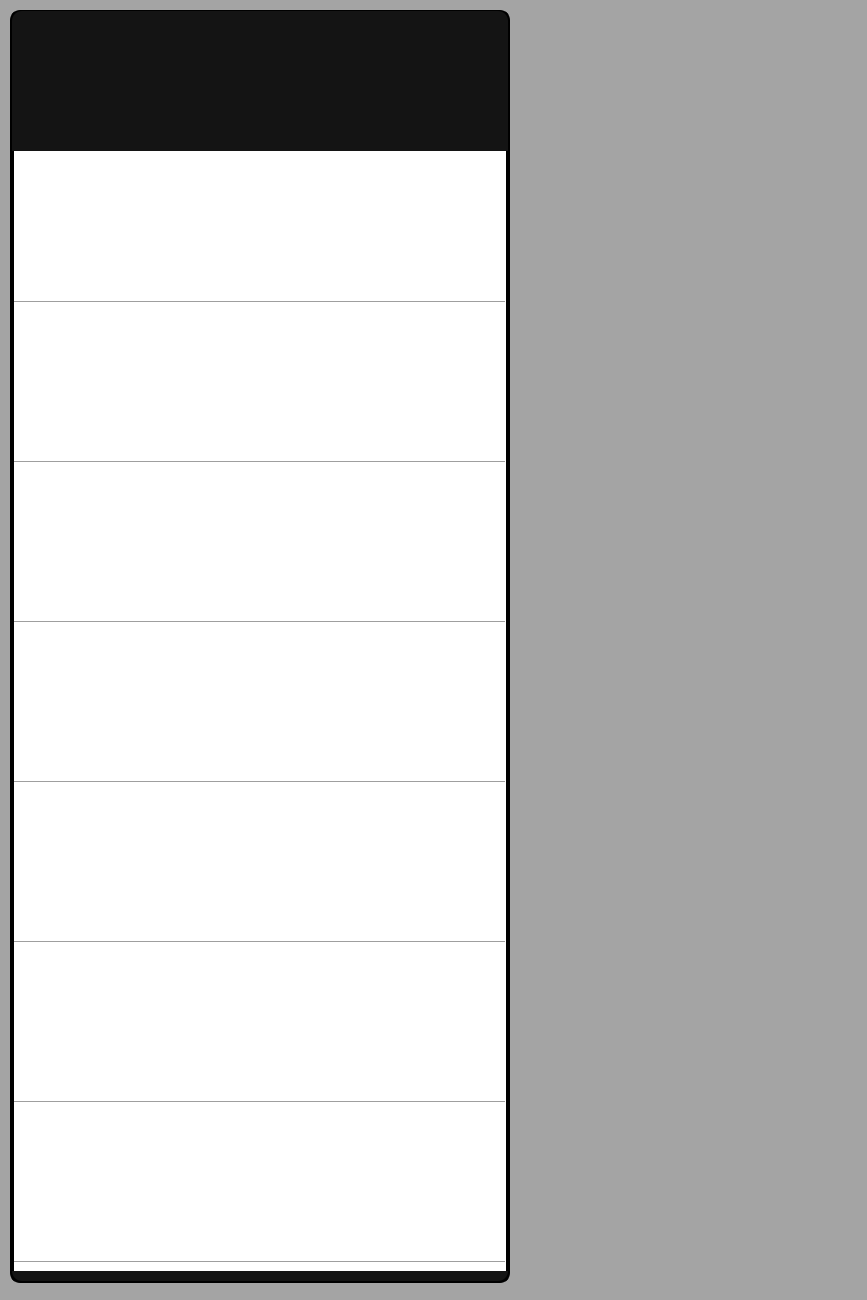
<?xml version="1.0" encoding="UTF-8"?>
<ui version="4.0">
 <class>DialogSelector</class>
 <widget class="QWidget" name="DialogSelector">
  <property name="geometry">
   <rect>
    <x>0</x>
    <y>0</y>
    <width>867</width>
    <height>1300</height>
   </rect>
  </property>
  <property name="windowTitle">
   <string>Form</string>
  </property>
  <layout class="QGridLayout" name="gridLayout">
   <property name="leftMargin">
    <number>0</number>
   </property>
   <property name="topMargin">
    <number>0</number>
   </property>
   <property name="rightMargin">
    <number>0</number>
   </property>
   <property name="bottomMargin">
    <number>0</number>
   </property>
   <property name="spacing">
    <number>0</number>
   </property>
   <item row="0" column="0">
    <widget class="QWidget" name="wBg" native="true">
     <property name="styleSheet">
      <string notr="true">QWidget#wBg{background-color: rgb(0, 0, 0, 80);}
</string>
     </property>
     <widget class="ItemButton" name="wMask" native="true">
      <property name="geometry">
       <rect>
        <x>0</x>
        <y>0</y>
        <width>359</width>
        <height>1273</height>
       </rect>
      </property>
     </widget>
     <widget class="QWidget" name="wWindow" native="true">
      <property name="geometry">
       <rect>
        <x>10</x>
        <y>10</y>
        <width>500</width>
        <height>1273</height>
       </rect>
      </property>
      <property name="maximumSize">
       <size>
        <width>1000000</width>
        <height>1500</height>
       </size>
      </property>
      <property name="styleSheet">
       <string notr="true">QWidget#wWindow{border:4px  solid black;
	background-color: rgb(255, 255, 255);
    border-radius: 10px;}</string>
      </property>
      <layout class="QGridLayout" name="gridLayout_4">
       <property name="leftMargin">
        <number>2</number>
       </property>
       <property name="topMargin">
        <number>1</number>
       </property>
       <property name="rightMargin">
        <number>2</number>
       </property>
       <property name="bottomMargin">
        <number>2</number>
       </property>
       <property name="spacing">
        <number>0</number>
       </property>
       <item row="0" column="0">
        <widget class="QWidget" name="wTop" native="true">
         <property name="minimumSize">
          <size>
           <width>0</width>
           <height>140</height>
          </size>
         </property>
         <property name="maximumSize">
          <size>
           <width>16777215</width>
           <height>140</height>
          </size>
         </property>
         <property name="styleSheet">
          <string notr="true">
background-color: rgb(20, 20, 20);
border-top-left-radius: 10px;
border-top-right-radius: 10px;</string>
         </property>
         <layout class="QGridLayout" name="gridLayout_17">
          <item row="0" column="0">
           <widget class="QLabel" name="label">
            <property name="font">
             <font>
              <pointsize>14</pointsize>
             </font>
            </property>
            <property name="styleSheet">
             <string notr="true">color: rgb(255, 255, 255);</string>
            </property>
            <property name="text">
             <string/>
            </property>
            <property name="alignment">
             <set>Qt::AlignLeading|Qt::AlignLeft|Qt::AlignVCenter</set>
            </property>
           </widget>
          </item>
         </layout>
        </widget>
       </item>
       <item row="1" column="0">
        <widget class="QWidget" name="wBody" native="true">
         <layout class="QGridLayout" name="gridLayout_2">
          <property name="leftMargin">
           <number>2</number>
          </property>
          <property name="topMargin">
           <number>0</number>
          </property>
          <property name="rightMargin">
           <number>3</number>
          </property>
          <property name="bottomMargin">
           <number>0</number>
          </property>
          <property name="spacing">
           <number>0</number>
          </property>
          <item row="0" column="0">
           <widget class="ItemButton" name="w0" native="true">
            <property name="sizePolicy">
             <sizepolicy hsizetype="Preferred" vsizetype="Preferred">
              <horstretch>0</horstretch>
              <verstretch>0</verstretch>
             </sizepolicy>
            </property>
            <property name="minimumSize">
             <size>
              <width>0</width>
              <height>160</height>
             </size>
            </property>
            <property name="maximumSize">
             <size>
              <width>16777215</width>
              <height>160</height>
             </size>
            </property>
            <property name="styleSheet">
             <string notr="true">QWidget#w0{
background-color: rgb(255, 255, 255);}</string>
            </property>
            <layout class="QGridLayout" name="gridLayout_5">
             <property name="leftMargin">
              <number>0</number>
             </property>
             <property name="topMargin">
              <number>0</number>
             </property>
             <property name="rightMargin">
              <number>0</number>
             </property>
             <property name="bottomMargin">
              <number>0</number>
             </property>
             <property name="spacing">
              <number>0</number>
             </property>
             <item row="0" column="0">
              <widget class="QWidget" name="wContent0" native="true">
               <property name="minimumSize">
                <size>
                 <width>0</width>
                 <height>140</height>
                </size>
               </property>
               <property name="maximumSize">
                <size>
                 <width>16777215</width>
                 <height>140</height>
                </size>
               </property>
               <property name="font">
                <font>
                 <pointsize>14</pointsize>
                </font>
               </property>
              </widget>
             </item>
             <item row="0" column="1">
              <widget class="QWidget" name="widget" native="true">
               <property name="maximumSize">
                <size>
                 <width>140</width>
                 <height>16777215</height>
                </size>
               </property>
               <layout class="QGridLayout" name="gridLayout_11">
                <property name="leftMargin">
                 <number>0</number>
                </property>
                <property name="topMargin">
                 <number>0</number>
                </property>
                <property name="rightMargin">
                 <number>0</number>
                </property>
                <property name="bottomMargin">
                 <number>0</number>
                </property>
                <property name="spacing">
                 <number>0</number>
                </property>
                <item row="0" column="0">
                 <widget class="QWidget" name="wCheck0" native="true">
                  <property name="minimumSize">
                   <size>
                    <width>120</width>
                    <height>120</height>
                   </size>
                  </property>
                  <property name="maximumSize">
                   <size>
                    <width>120</width>
                    <height>120</height>
                   </size>
                  </property>
                  <property name="styleSheet">
                   <string notr="true">border-image: url(:/image/res/images/icon/icon_active.png);</string>
                  </property>
                 </widget>
                </item>
               </layout>
              </widget>
             </item>
             <item row="1" column="0" colspan="2">
              <widget class="Line" name="line">
               <property name="orientation">
                <enum>Qt::Horizontal</enum>
               </property>
              </widget>
             </item>
            </layout>
           </widget>
          </item>
          <item row="1" column="0">
           <widget class="ItemButton" name="w1" native="true">
            <property name="sizePolicy">
             <sizepolicy hsizetype="Preferred" vsizetype="Preferred">
              <horstretch>0</horstretch>
              <verstretch>0</verstretch>
             </sizepolicy>
            </property>
            <property name="minimumSize">
             <size>
              <width>0</width>
              <height>160</height>
             </size>
            </property>
            <property name="maximumSize">
             <size>
              <width>16777215</width>
              <height>160</height>
             </size>
            </property>
            <property name="styleSheet">
             <string notr="true">QWidget#w1{
background-color: rgb(255, 255, 255);}</string>
            </property>
            <layout class="QGridLayout" name="gridLayout_6">
             <property name="leftMargin">
              <number>0</number>
             </property>
             <property name="topMargin">
              <number>0</number>
             </property>
             <property name="rightMargin">
              <number>0</number>
             </property>
             <property name="bottomMargin">
              <number>0</number>
             </property>
             <property name="spacing">
              <number>0</number>
             </property>
             <item row="0" column="1">
              <widget class="QWidget" name="widget_3" native="true">
               <property name="minimumSize">
                <size>
                 <width>0</width>
                 <height>140</height>
                </size>
               </property>
               <property name="maximumSize">
                <size>
                 <width>140</width>
                 <height>140</height>
                </size>
               </property>
               <layout class="QGridLayout" name="gridLayout_12">
                <property name="leftMargin">
                 <number>0</number>
                </property>
                <property name="topMargin">
                 <number>0</number>
                </property>
                <property name="rightMargin">
                 <number>0</number>
                </property>
                <property name="bottomMargin">
                 <number>0</number>
                </property>
                <property name="spacing">
                 <number>0</number>
                </property>
                <item row="0" column="0">
                 <widget class="QWidget" name="wCheck1" native="true">
                  <property name="minimumSize">
                   <size>
                    <width>120</width>
                    <height>120</height>
                   </size>
                  </property>
                  <property name="maximumSize">
                   <size>
                    <width>120</width>
                    <height>120</height>
                   </size>
                  </property>
                  <property name="styleSheet">
                   <string notr="true">border-image: url(:/image/res/images/icon/icon_active.png);</string>
                  </property>
                 </widget>
                </item>
               </layout>
              </widget>
             </item>
             <item row="0" column="0">
              <widget class="QWidget" name="wContent1" native="true">
               <property name="minimumSize">
                <size>
                 <width>0</width>
                 <height>140</height>
                </size>
               </property>
               <property name="maximumSize">
                <size>
                 <width>16777215</width>
                 <height>140</height>
                </size>
               </property>
               <property name="font">
                <font>
                 <pointsize>14</pointsize>
                </font>
               </property>
              </widget>
             </item>
             <item row="1" column="0" colspan="2">
              <widget class="Line" name="line_2">
               <property name="orientation">
                <enum>Qt::Horizontal</enum>
               </property>
              </widget>
             </item>
            </layout>
           </widget>
          </item>
          <item row="2" column="0">
           <widget class="ItemButton" name="w2" native="true">
            <property name="sizePolicy">
             <sizepolicy hsizetype="Preferred" vsizetype="Preferred">
              <horstretch>0</horstretch>
              <verstretch>0</verstretch>
             </sizepolicy>
            </property>
            <property name="minimumSize">
             <size>
              <width>0</width>
              <height>160</height>
             </size>
            </property>
            <property name="maximumSize">
             <size>
              <width>16777215</width>
              <height>160</height>
             </size>
            </property>
            <property name="styleSheet">
             <string notr="true">QWidget#w2{
background-color: rgb(255, 255, 255);}</string>
            </property>
            <layout class="QGridLayout" name="gridLayout_7">
             <property name="leftMargin">
              <number>0</number>
             </property>
             <property name="topMargin">
              <number>0</number>
             </property>
             <property name="rightMargin">
              <number>0</number>
             </property>
             <property name="bottomMargin">
              <number>0</number>
             </property>
             <property name="spacing">
              <number>0</number>
             </property>
             <item row="0" column="1">
              <widget class="QWidget" name="widget_5" native="true">
               <property name="minimumSize">
                <size>
                 <width>140</width>
                 <height>140</height>
                </size>
               </property>
               <property name="maximumSize">
                <size>
                 <width>140</width>
                 <height>16777215</height>
                </size>
               </property>
               <layout class="QGridLayout" name="gridLayout_13">
                <property name="leftMargin">
                 <number>0</number>
                </property>
                <property name="topMargin">
                 <number>0</number>
                </property>
                <property name="rightMargin">
                 <number>0</number>
                </property>
                <property name="bottomMargin">
                 <number>0</number>
                </property>
                <property name="spacing">
                 <number>0</number>
                </property>
                <item row="0" column="0">
                 <widget class="QWidget" name="wCheck2" native="true">
                  <property name="minimumSize">
                   <size>
                    <width>120</width>
                    <height>120</height>
                   </size>
                  </property>
                  <property name="maximumSize">
                   <size>
                    <width>120</width>
                    <height>120</height>
                   </size>
                  </property>
                  <property name="styleSheet">
                   <string notr="true">border-image: url(:/image/res/images/icon/icon_active.png);</string>
                  </property>
                 </widget>
                </item>
               </layout>
              </widget>
             </item>
             <item row="0" column="0">
              <widget class="QWidget" name="wContent2" native="true">
               <property name="minimumSize">
                <size>
                 <width>0</width>
                 <height>140</height>
                </size>
               </property>
               <property name="maximumSize">
                <size>
                 <width>16777215</width>
                 <height>140</height>
                </size>
               </property>
               <property name="font">
                <font>
                 <pointsize>14</pointsize>
                </font>
               </property>
              </widget>
             </item>
             <item row="1" column="0" colspan="2">
              <widget class="Line" name="line_3">
               <property name="orientation">
                <enum>Qt::Horizontal</enum>
               </property>
              </widget>
             </item>
            </layout>
           </widget>
          </item>
          <item row="3" column="0">
           <widget class="ItemButton" name="w3" native="true">
            <property name="minimumSize">
             <size>
              <width>0</width>
              <height>160</height>
             </size>
            </property>
            <property name="maximumSize">
             <size>
              <width>16777215</width>
              <height>160</height>
             </size>
            </property>
            <property name="styleSheet">
             <string notr="true">QWidget#w3{
background-color: rgb(255, 255, 255);}</string>
            </property>
            <layout class="QGridLayout" name="gridLayout_8">
             <property name="leftMargin">
              <number>0</number>
             </property>
             <property name="topMargin">
              <number>0</number>
             </property>
             <property name="rightMargin">
              <number>0</number>
             </property>
             <property name="bottomMargin">
              <number>0</number>
             </property>
             <property name="spacing">
              <number>0</number>
             </property>
             <item row="0" column="1">
              <widget class="QWidget" name="widget_7" native="true">
               <property name="minimumSize">
                <size>
                 <width>140</width>
                 <height>140</height>
                </size>
               </property>
               <property name="maximumSize">
                <size>
                 <width>140</width>
                 <height>140</height>
                </size>
               </property>
               <layout class="QGridLayout" name="gridLayout_14">
                <property name="leftMargin">
                 <number>0</number>
                </property>
                <property name="topMargin">
                 <number>0</number>
                </property>
                <property name="rightMargin">
                 <number>0</number>
                </property>
                <property name="bottomMargin">
                 <number>0</number>
                </property>
                <property name="spacing">
                 <number>0</number>
                </property>
                <item row="0" column="0">
                 <widget class="QWidget" name="wCheck3" native="true">
                  <property name="minimumSize">
                   <size>
                    <width>120</width>
                    <height>120</height>
                   </size>
                  </property>
                  <property name="maximumSize">
                   <size>
                    <width>120</width>
                    <height>120</height>
                   </size>
                  </property>
                  <property name="styleSheet">
                   <string notr="true">border-image: url(:/image/res/images/icon/icon_active.png);</string>
                  </property>
                 </widget>
                </item>
               </layout>
              </widget>
             </item>
             <item row="0" column="0">
              <widget class="QWidget" name="wContent3" native="true">
               <property name="minimumSize">
                <size>
                 <width>0</width>
                 <height>140</height>
                </size>
               </property>
               <property name="maximumSize">
                <size>
                 <width>16777215</width>
                 <height>140</height>
                </size>
               </property>
               <property name="font">
                <font>
                 <pointsize>14</pointsize>
                </font>
               </property>
              </widget>
             </item>
             <item row="1" column="0" colspan="2">
              <widget class="Line" name="line_4">
               <property name="orientation">
                <enum>Qt::Horizontal</enum>
               </property>
              </widget>
             </item>
            </layout>
           </widget>
          </item>
          <item row="4" column="0">
           <widget class="ItemButton" name="w4" native="true">
            <property name="minimumSize">
             <size>
              <width>0</width>
              <height>160</height>
             </size>
            </property>
            <property name="maximumSize">
             <size>
              <width>16777215</width>
              <height>160</height>
             </size>
            </property>
            <property name="styleSheet">
             <string notr="true">QWidget#w4{
background-color: rgb(255, 255, 255);}</string>
            </property>
            <layout class="QGridLayout" name="gridLayout_9">
             <property name="leftMargin">
              <number>0</number>
             </property>
             <property name="topMargin">
              <number>0</number>
             </property>
             <property name="rightMargin">
              <number>0</number>
             </property>
             <property name="bottomMargin">
              <number>0</number>
             </property>
             <property name="spacing">
              <number>0</number>
             </property>
             <item row="0" column="0">
              <widget class="QWidget" name="wContent4" native="true">
               <property name="minimumSize">
                <size>
                 <width>0</width>
                 <height>140</height>
                </size>
               </property>
               <property name="maximumSize">
                <size>
                 <width>16777215</width>
                 <height>140</height>
                </size>
               </property>
               <property name="font">
                <font>
                 <pointsize>14</pointsize>
                </font>
               </property>
              </widget>
             </item>
             <item row="0" column="1">
              <widget class="QWidget" name="widget_9" native="true">
               <property name="minimumSize">
                <size>
                 <width>140</width>
                 <height>140</height>
                </size>
               </property>
               <property name="maximumSize">
                <size>
                 <width>140</width>
                 <height>140</height>
                </size>
               </property>
               <layout class="QGridLayout" name="gridLayout_15">
                <property name="leftMargin">
                 <number>0</number>
                </property>
                <property name="topMargin">
                 <number>0</number>
                </property>
                <property name="rightMargin">
                 <number>0</number>
                </property>
                <property name="bottomMargin">
                 <number>0</number>
                </property>
                <property name="spacing">
                 <number>0</number>
                </property>
                <item row="0" column="0">
                 <widget class="QWidget" name="wCheck4" native="true">
                  <property name="minimumSize">
                   <size>
                    <width>120</width>
                    <height>120</height>
                   </size>
                  </property>
                  <property name="maximumSize">
                   <size>
                    <width>120</width>
                    <height>120</height>
                   </size>
                  </property>
                  <property name="styleSheet">
                   <string notr="true">border-image: url(:/image/res/images/icon/icon_active.png);</string>
                  </property>
                 </widget>
                </item>
               </layout>
              </widget>
             </item>
             <item row="1" column="0" colspan="2">
              <widget class="Line" name="line_5">
               <property name="orientation">
                <enum>Qt::Horizontal</enum>
               </property>
              </widget>
             </item>
            </layout>
           </widget>
          </item>
          <item row="5" column="0">
           <widget class="ItemButton" name="w5" native="true">
            <property name="minimumSize">
             <size>
              <width>0</width>
              <height>160</height>
             </size>
            </property>
            <property name="maximumSize">
             <size>
              <width>16777215</width>
              <height>160</height>
             </size>
            </property>
            <property name="styleSheet">
             <string notr="true">QWidget#w5{
background-color: rgb(255, 255, 255);}</string>
            </property>
            <layout class="QGridLayout" name="gridLayout_10">
             <property name="leftMargin">
              <number>0</number>
             </property>
             <property name="topMargin">
              <number>0</number>
             </property>
             <property name="rightMargin">
              <number>0</number>
             </property>
             <property name="bottomMargin">
              <number>0</number>
             </property>
             <property name="spacing">
              <number>0</number>
             </property>
             <item row="0" column="1">
              <widget class="QWidget" name="widget_11" native="true">
               <property name="minimumSize">
                <size>
                 <width>140</width>
                 <height>140</height>
                </size>
               </property>
               <property name="maximumSize">
                <size>
                 <width>140</width>
                 <height>140</height>
                </size>
               </property>
               <layout class="QGridLayout" name="gridLayout_16">
                <property name="leftMargin">
                 <number>0</number>
                </property>
                <property name="topMargin">
                 <number>0</number>
                </property>
                <property name="rightMargin">
                 <number>0</number>
                </property>
                <property name="bottomMargin">
                 <number>0</number>
                </property>
                <property name="spacing">
                 <number>0</number>
                </property>
                <item row="0" column="0">
                 <widget class="QWidget" name="wCheck5" native="true">
                  <property name="minimumSize">
                   <size>
                    <width>120</width>
                    <height>120</height>
                   </size>
                  </property>
                  <property name="maximumSize">
                   <size>
                    <width>120</width>
                    <height>120</height>
                   </size>
                  </property>
                  <property name="styleSheet">
                   <string notr="true">border-image: url(:/image/res/images/icon/icon_active.png);</string>
                  </property>
                 </widget>
                </item>
               </layout>
              </widget>
             </item>
             <item row="0" column="0">
              <widget class="QWidget" name="wContent5" native="true">
               <property name="minimumSize">
                <size>
                 <width>0</width>
                 <height>140</height>
                </size>
               </property>
               <property name="maximumSize">
                <size>
                 <width>16777215</width>
                 <height>140</height>
                </size>
               </property>
               <property name="font">
                <font>
                 <pointsize>14</pointsize>
                </font>
               </property>
              </widget>
             </item>
             <item row="1" column="0" colspan="2">
              <widget class="Line" name="line_6">
               <property name="orientation">
                <enum>Qt::Horizontal</enum>
               </property>
              </widget>
             </item>
            </layout>
           </widget>
          </item>
          <item row="6" column="0">
           <widget class="ItemButton" name="w6" native="true">
            <property name="sizePolicy">
             <sizepolicy hsizetype="Preferred" vsizetype="Preferred">
              <horstretch>0</horstretch>
              <verstretch>0</verstretch>
             </sizepolicy>
            </property>
            <property name="minimumSize">
             <size>
              <width>0</width>
              <height>160</height>
             </size>
            </property>
            <property name="maximumSize">
             <size>
              <width>16777215</width>
              <height>160</height>
             </size>
            </property>
            <property name="styleSheet">
             <string notr="true">QWidget#w0{
background-color: rgb(255, 255, 255);}</string>
            </property>
            <layout class="QGridLayout" name="gridLayout_18">
             <property name="leftMargin">
              <number>0</number>
             </property>
             <property name="topMargin">
              <number>0</number>
             </property>
             <property name="rightMargin">
              <number>0</number>
             </property>
             <property name="bottomMargin">
              <number>0</number>
             </property>
             <property name="spacing">
              <number>0</number>
             </property>
             <item row="0" column="0">
              <widget class="QWidget" name="wContent6" native="true">
               <property name="minimumSize">
                <size>
                 <width>0</width>
                 <height>140</height>
                </size>
               </property>
               <property name="maximumSize">
                <size>
                 <width>16777215</width>
                 <height>140</height>
                </size>
               </property>
               <property name="font">
                <font>
                 <pointsize>14</pointsize>
                </font>
               </property>
              </widget>
             </item>
             <item row="0" column="1">
              <widget class="QWidget" name="widget_2" native="true">
               <property name="maximumSize">
                <size>
                 <width>140</width>
                 <height>16777215</height>
                </size>
               </property>
               <layout class="QGridLayout" name="gridLayout_19">
                <property name="leftMargin">
                 <number>0</number>
                </property>
                <property name="topMargin">
                 <number>0</number>
                </property>
                <property name="rightMargin">
                 <number>0</number>
                </property>
                <property name="bottomMargin">
                 <number>0</number>
                </property>
                <property name="spacing">
                 <number>0</number>
                </property>
                <item row="0" column="0">
                 <widget class="QWidget" name="wCheck6" native="true">
                  <property name="minimumSize">
                   <size>
                    <width>120</width>
                    <height>120</height>
                   </size>
                  </property>
                  <property name="maximumSize">
                   <size>
                    <width>120</width>
                    <height>120</height>
                   </size>
                  </property>
                  <property name="styleSheet">
                   <string notr="true">border-image: url(:/image/res/images/icon/icon_active.png);</string>
                  </property>
                 </widget>
                </item>
               </layout>
              </widget>
             </item>
             <item row="1" column="0" colspan="2">
              <widget class="Line" name="line_7">
               <property name="orientation">
                <enum>Qt::Horizontal</enum>
               </property>
              </widget>
             </item>
            </layout>
           </widget>
          </item>
         </layout>
         <zorder>w5</zorder>
         <zorder>w4</zorder>
         <zorder>w3</zorder>
         <zorder>w2</zorder>
         <zorder>w1</zorder>
         <zorder>w0</zorder>
         <zorder>w6</zorder>
        </widget>
       </item>
       <item row="2" column="0">
        <widget class="QWidget" name="wBottom" native="true">
         <property name="sizePolicy">
          <sizepolicy hsizetype="Preferred" vsizetype="Minimum">
           <horstretch>0</horstretch>
           <verstretch>0</verstretch>
          </sizepolicy>
         </property>
         <property name="minimumSize">
          <size>
           <width>0</width>
           <height>10</height>
          </size>
         </property>
         <property name="maximumSize">
          <size>
           <width>16777215</width>
           <height>10</height>
          </size>
         </property>
         <property name="styleSheet">
          <string notr="true">background-color: rgb(20, 20, 20);
border-bottom-left-radius: 10px;
border-bottom-right-radius: 10px;</string>
         </property>
        </widget>
       </item>
      </layout>
     </widget>
    </widget>
   </item>
  </layout>
 </widget>
 <customwidgets>
  <customwidget>
   <class>ItemButton</class>
   <extends>QWidget</extends>
   <header>ItemButton.h</header>
   <container>1</container>
  </customwidget>
 </customwidgets>
 <resources/>
 <connections/>
</ui>
